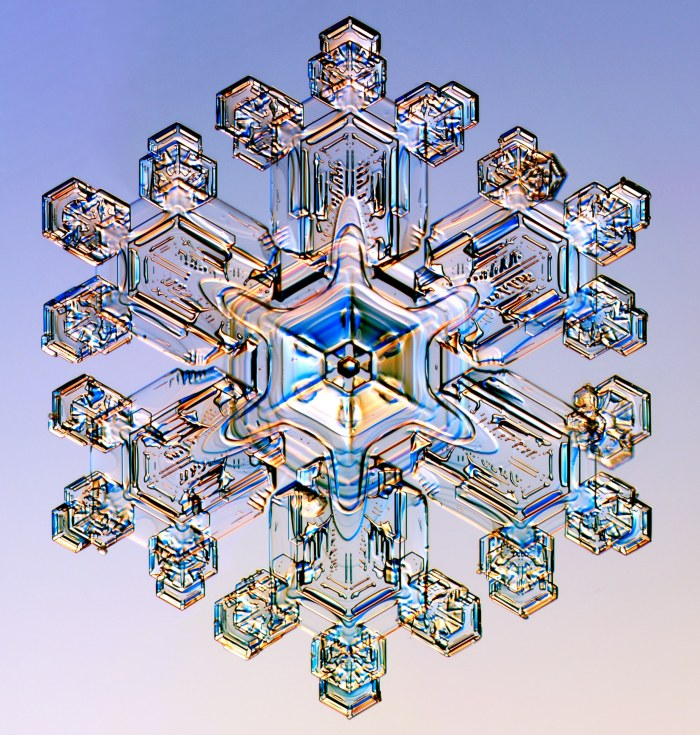
%> input picture assignment-2/flake1.jpg, 700 x 735 px
$ octave q8.m   (GNU Octave 9; MATLAB toolbox functions it lacks are replaced by stand-ins)
%> lines starting %> are read from the running program, lines starting %| are printed output that depends on the picture
%> further down, pic is the input picture: size 735x700x3 uint8; mean R, G, B 166, 166.3, 187.2
### assignment-2/boxCountSF.m
function boxCountSF(image,filename)
% question 8
% filter image with highpass filter
image = imresize(image,[512 512]);
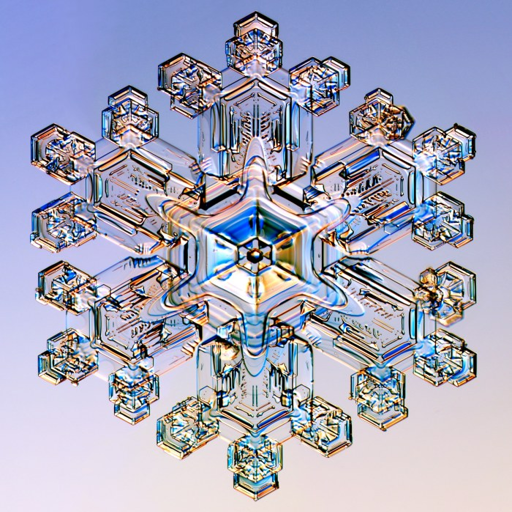
%> image: size 512x512x3 uint8; mean R, G, B 166, 166.3, 187.2
image=rgb2gray(image);
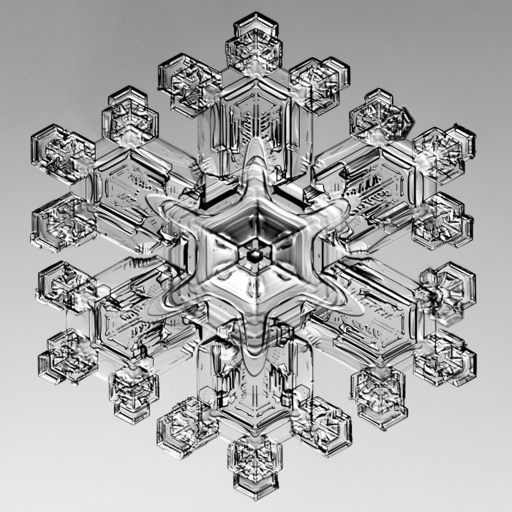
%> image: size 512x512 uint8; min 0, max 255, mean 168.6
%> the run ends on the next line
d = fdesign.highpass('Fst,Fp,Ast,Ap',0.1,0.2,40,1,10000);
h = design(d,'butter');
image = filter(h,image);
image = round(image,0);

image=image>100; % i just guessed 125 cause it looked nice


scale=zeros(1,9);
count=zeros(1,9);
[width,height,cols]=size(image);
% since the program is for a 512x512 image, the limit is set
% to 9 since 2^9=512
for i=1:9

   sf=2^i;
   pieces=sf^2;
   pieceWidth=width/sf;
   pieceHeight=height/sf;

   %initially we assume, we have 0 black pieces
   blackPieces=0;
   for pieceIndex=0:pieces-1

       pieceRow=idivide(int32(pieceIndex), int32(sf));
       pieceCol=rem(pieceIndex,sf);
       xmin=(pieceCol*pieceWidth)+1;
       xmax=(xmin+pieceWidth)-1;
       ymin=(pieceRow*pieceHeight)+1;
       ymax=(ymin+pieceHeight)-1;

       eachPiece=image(ymin:ymax,xmin:xmax);
       if (min(min(eachPiece))== 0)
           blackPieces=blackPieces+1;
       end
   end
   fprintf('%d\t->\t%d\n', sf, blackPieces);
   scale(1,i)=sf;
   count(1,i)=blackPieces;
end
figure;
plot(log(scale),log(count),'+');
hold on;
[slope r] = polyfit(log(scale),log(count),1);
plot(log(scale),log(scale)*slope(1)+ slope(2),':');
title(filename);
xlabel("log(scale)");
ylabel("log(count)");
text(1,6,strcat("slope = ",num2str(slope(1))));
hold off;
figure;
imshow(image);
title(filename);
end

### assignment-2/q8.m
% q8

images = ["flake1.jpg","flake2.jpg","flake3.jpg","flake4.jpg"];

for i = images
    pic =imread(i);
    boxCountSF(pic,i);
